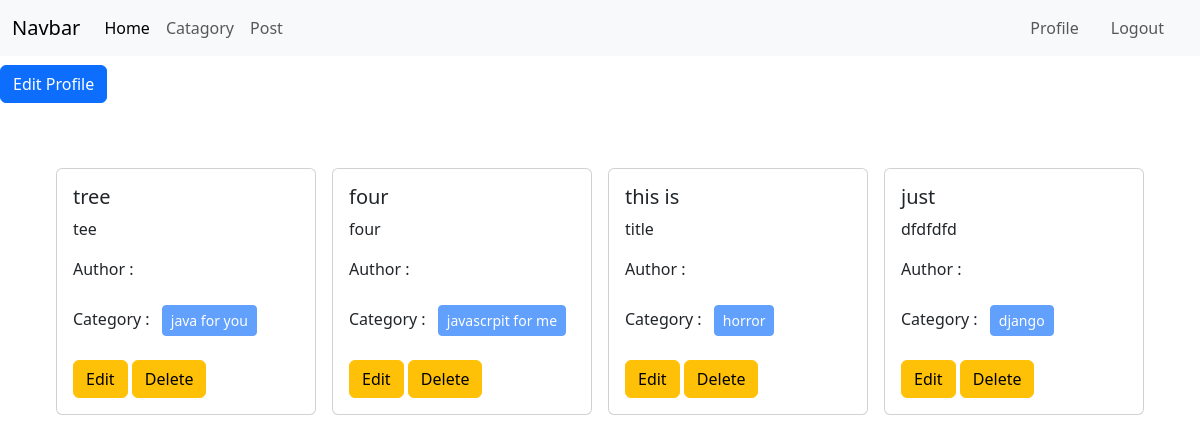
Screenshot of /author/profile/ (signed in) with the database file from the repository.
### posts/models.py (models this page shows, shortened)
class PostModel(models.Model):
    title=models.CharField( max_length=100)
    content=models.TextField()
    category=models.ManyToManyField(CatagoryModel,)
    author=models.ForeignKey(User,on_delete=models.CASCADE)
    image=models.ImageField(upload_to='posts/media/uploads/',null=True,blank=True)

### category/models.py (models this page shows, shortened)
class CatagoryModel(models.Model):
    name=models.CharField(max_length=20)
    slug=models.SlugField(max_length=100,null=True)

### authors/views.py (the view)
# urls.py: path('profile/',views.profile,name='profile'),
@login_required
def profile(request):
   data=PostModel.objects.filter(author=request.user)
   return render(request,'profile.html',{'data':data})

### authors/templates/profile.html
{% extends "base.html" %}
{% load crispy_forms_tags %}
{% block content %}
<h1><a class="btn btn-primary" href="{% url 'author:update_profile' %}">Edit Profile</a></h1>
<div class="d-flex flex-wrap justify-content-center px-5 pt-5">
    {% for post in data %}
    <div class="col-sm-3">
      <div class="card m-2">
        <div class="card-body">
          <h5 class="card-title">{{post.title}}</h5>
          <p class="card-text">{{post.content}}</p>
          <p>Author : {{post.author.first_name}}</p>
          <p>
            Category : {% for cat in post.category.all %}
            <button class="btn btn-primary btn-sm m-2" disabled >{{cat.name}} </button>
            {% endfor %}
          </p>
          <a href="{% url 'edit_post' post.id %}" class="btn btn-warning">Edit</a>
          <a href="{% url 'delete_post' post.id %}" class="btn btn-warning">Delete</a>
        </div>
      </div>
    </div>
    {% endfor %}
  </div>
{% endblock content %}

### rows the page displays
PostModel: title "tree", content "tee"
CatagoryModel: name "java for you"
PostModel: title "four", content "four"
CatagoryModel: name "javascrpit for me"
PostModel: title "this is", content "title"
CatagoryModel: name "horror"
PostModel: title "just", content "dfdfdfd"
CatagoryModel: name "django"
